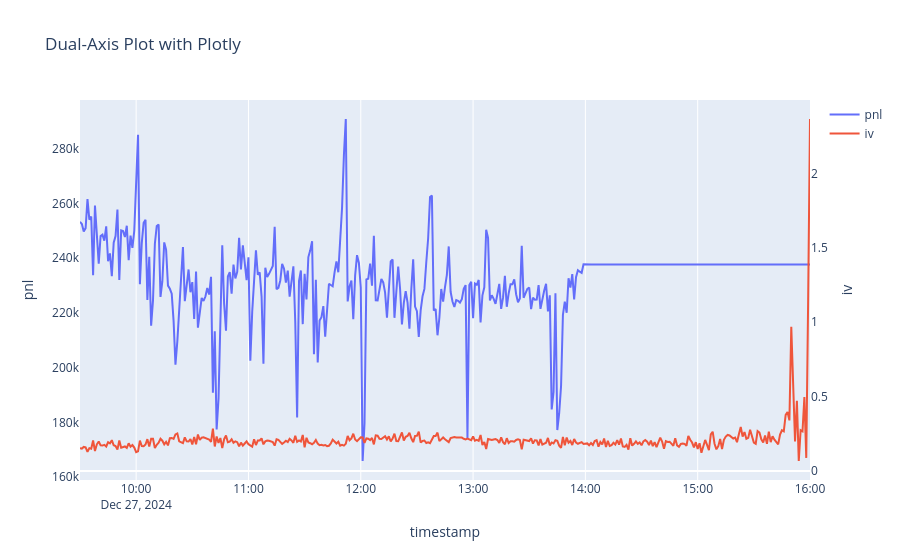
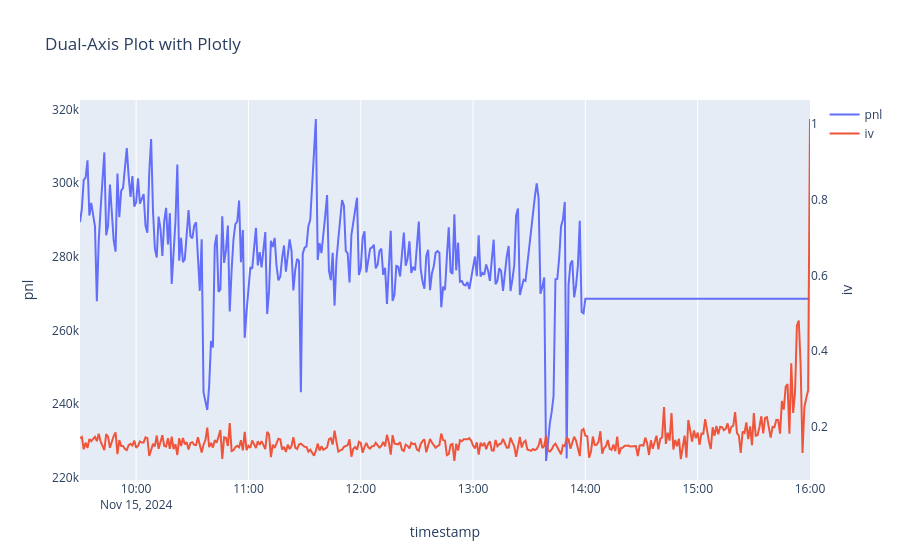
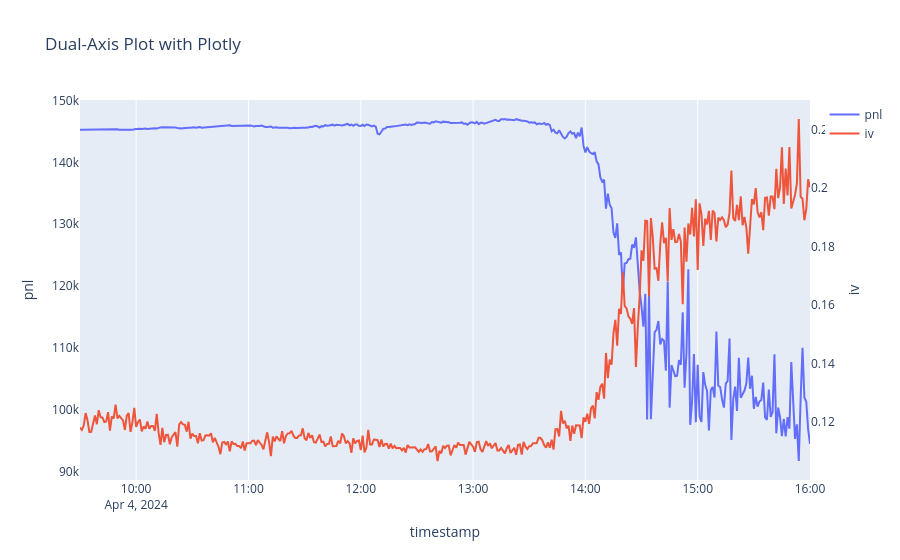
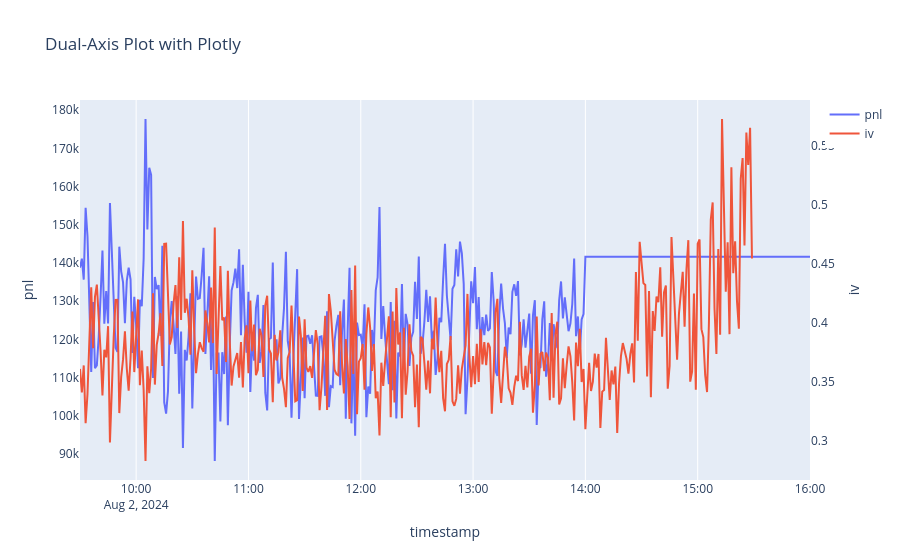

Write notebook code for charts like these, in order.
### Code cell
# Call function
for date1 in date_list:
    print(date1.strftime("%Y-%m-%d"))
    day_df = backtest_df.loc[date1.strftime("%Y-%m-%d")]

    plot_dual_axis(day_df, 'timestamp', 'portfolio_value', 'atm_iv', 'pnl', 'iv')

### Figure 1 — Plotly figure (JSON) as saved in the notebook; plotly's stock layout.template omitted (floating-point values rounded to 4 significant figures; data arrays with more than 128 entries replaced by an {"elided": "..."} marker saying what was removed)
{"data": [{"name": "pnl", "type": "scatter", "x": {"elided": "391 str values"}, "y": {"elided": "391 float values"}, "yaxis": "y"}, {"name": "iv", "type": "scatter", "x": {"elided": "391 str values"}, "y": {"elided": "391 float values"}, "yaxis": "y2"}], "layout": {"title": {"text": "Dual-Axis Plot with Plotly"}, "xaxis": {"title": {"text": "timestamp"}}, "yaxis": {"showgrid": false, "side": "left", "title": {"text": "pnl"}}, "yaxis2": {"overlaying": "y", "showgrid": false, "side": "right", "title": {"text": "iv"}}}}

### Figure 2 — Plotly figure (JSON) as saved in the notebook; plotly's stock layout.template omitted (floating-point values rounded to 4 significant figures; data arrays with more than 128 entries replaced by an {"elided": "..."} marker saying what was removed)
{"data": [{"name": "pnl", "type": "scatter", "x": {"elided": "391 str values"}, "y": {"elided": "391 float values"}, "yaxis": "y"}, {"name": "iv", "type": "scatter", "x": {"elided": "391 str values"}, "y": {"elided": "391 float values"}, "yaxis": "y2"}], "layout": {"title": {"text": "Dual-Axis Plot with Plotly"}, "xaxis": {"title": {"text": "timestamp"}}, "yaxis": {"showgrid": false, "side": "left", "title": {"text": "pnl"}}, "yaxis2": {"overlaying": "y", "showgrid": false, "side": "right", "title": {"text": "iv"}}}}

### Figure 3 — Plotly figure (JSON) as saved in the notebook; plotly's stock layout.template omitted (floating-point values rounded to 4 significant figures; data arrays with more than 128 entries replaced by an {"elided": "..."} marker saying what was removed)
{"data": [{"name": "pnl", "type": "scatter", "x": {"elided": "391 str values"}, "y": {"elided": "391 float values"}, "yaxis": "y"}, {"name": "iv", "type": "scatter", "x": {"elided": "391 str values"}, "y": {"elided": "391 float values"}, "yaxis": "y2"}], "layout": {"title": {"text": "Dual-Axis Plot with Plotly"}, "xaxis": {"title": {"text": "timestamp"}}, "yaxis": {"showgrid": false, "side": "left", "title": {"text": "pnl"}}, "yaxis2": {"overlaying": "y", "showgrid": false, "side": "right", "title": {"text": "iv"}}}}

### Figure 4 — Plotly figure (JSON) as saved in the notebook; plotly's stock layout.template omitted (floating-point values rounded to 4 significant figures; data arrays with more than 128 entries replaced by an {"elided": "..."} marker saying what was removed)
{"data": [{"name": "pnl", "type": "scatter", "x": {"elided": "391 str values"}, "y": {"elided": "391 float values"}, "yaxis": "y"}, {"name": "iv", "type": "scatter", "x": {"elided": "391 str values"}, "y": {"elided": "391 float values"}, "yaxis": "y2"}], "layout": {"title": {"text": "Dual-Axis Plot with Plotly"}, "xaxis": {"title": {"text": "timestamp"}}, "yaxis": {"showgrid": false, "side": "left", "title": {"text": "pnl"}}, "yaxis2": {"overlaying": "y", "showgrid": false, "side": "right", "title": {"text": "iv"}}}}
